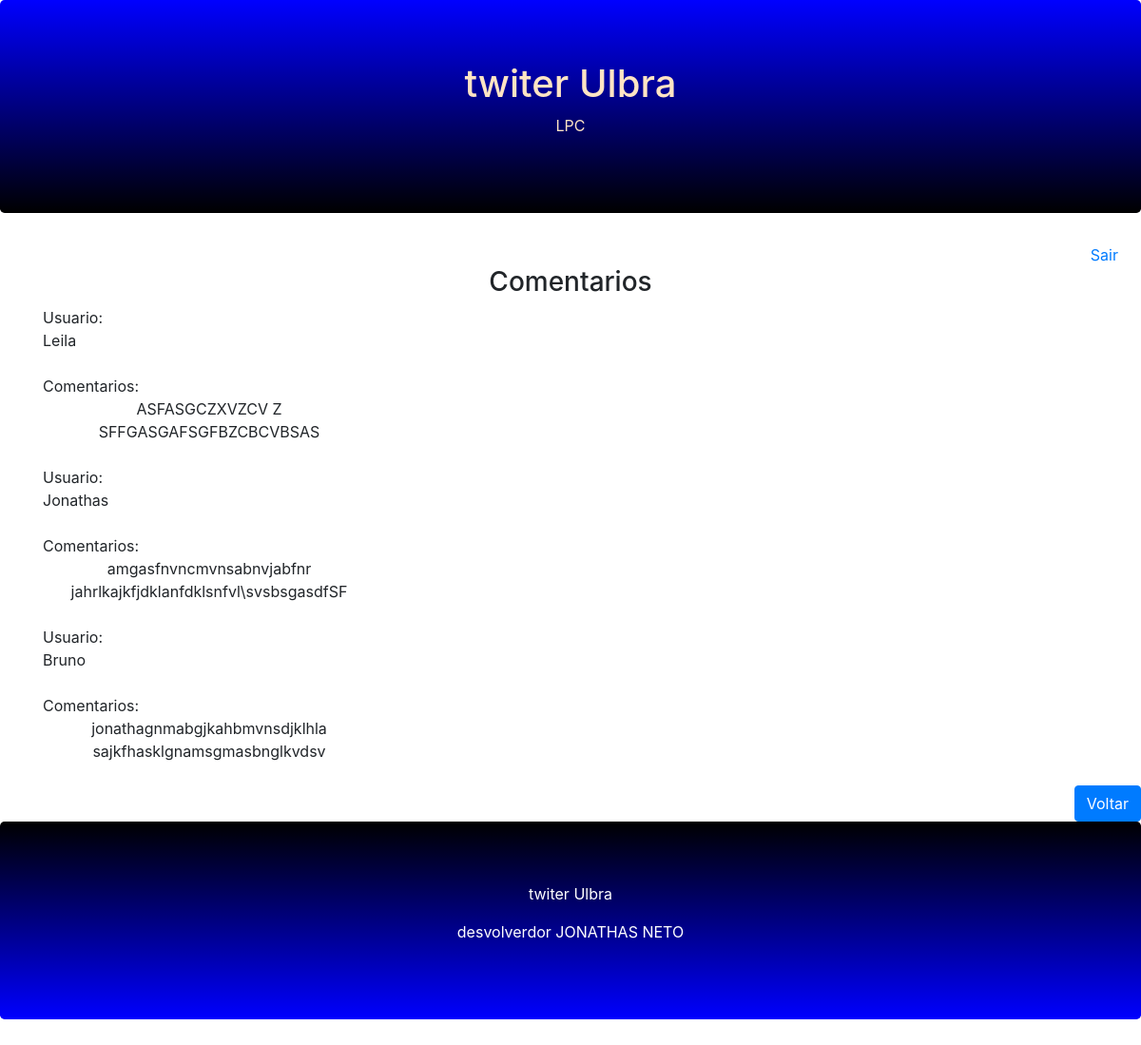
The page /index/comentarios/ (signed in) on the database its author committed.
### rede_social/models.py (models this page shows, shortened)
class Comentario(models.Model):
    data = models.DateTimeField(auto_now_add=True)
    pessoa = models.ForeignKey(User, on_delete=models.DO_NOTHING,null=True, blank=True)
    comentario = models.TextField(max_length=200)
    ativo = models.BooleanField(default=True)

### rede_social/views.py (the view)
# urls.py: path('index/comentarios/', views.comentarios, name='comentarios'),
@login_required(login_url='/login/')
def comentarios(request):
    coment=reversed(Comentario.objects.filter(ativo=True))
    return render(request,'comentarios.html',{'coment':coment})

### rede_social/templates/comentarios.html
{% extends "model-page.html" %}
{% block content %}
<div class="text-center mr-8 ">
    <h3>Comentarios</h3>
</div>
    <div class="container">
        <div class="row">
            <div class="col-sm-4">
                <div class="">
                    {% for c in coment %}
                        <div>
                            <label for="">Usuario:
                                <p>{{ c.pessoa }}</p>
                            </label>
                        </div>
                        <div>
                            <label for=""> Comentarios:
                                <p class="text-center">{{ c.comentario }}</p>
                            </label>
                        </div>
                    {% endfor %}
                </div>
            </div>
        </div>
    </div>
    <div>
    <div class="text-right mr-20">
        <a href="/">
            <button type="button" class="btn btn-primary">Voltar</button>
        </a>
    </div>
</div>
{% endblock%}

### rede_social/templates/model-page.html
<!DOCTYPE html>
<html lang="pt">
    <head>
        {% include "model-header.html" %}
    </head>
    <body>
        {% block content %} {% endblock %}
        {% include "model-footer.html" %}
    </body>
</html>

### rede_social/templates/model-header.html (shortened to what this page needs)
<html lang="pt">
  <link rel="stylesheet" href="https://maxcdn.bootstrapcdn.com/bootstrap/4.3.1/css/bootstrap.min.css">
<div class="jumbotron header text-center">
    <h1>twiter Ulbra</h1>
    <p> LPC</p>
</div>
<div class="text-right mr-4">
    <a href="/logout/">Sair</a>
</div>

### rede_social/templates/model-footer.html (shortened to what this page needs)
<div class="jumbotron footer text-center" style="background-color: blue; color:white">
        <p> twiter Ulbra </p>
        <p> desvolverdor JONATHAS NETO </p>
</div>

### rede_social/templates/model-header.html (style rules this page uses)
.jumbotron.header { background-color: blue; color:bisque; background-image: linear-gradient(blue, black); }

### rede_social/templates/model-footer.html (style rules this page uses)
.jumbotron.footer { background-color: blue; color:bisque; background-image: linear-gradient(black, blue); }

### rows shown on the page
Comentario: pessoa "Leila", comentario "ASFASGCZXVZCV Z SFFGASGAFSGFBZCBCVBSAS"
Comentario: pessoa "Jonathas", comentario "amgasfnvncmvnsabnvjabfnr jahrlkajkfjdklanfdklsnfvl\\svsbsgasdfSF"
Comentario: pessoa "Bruno", comentario "jonathagnmabgjkahbmvnsdjklhla sajkfhasklgnamsgmasbnglkvdsv"
